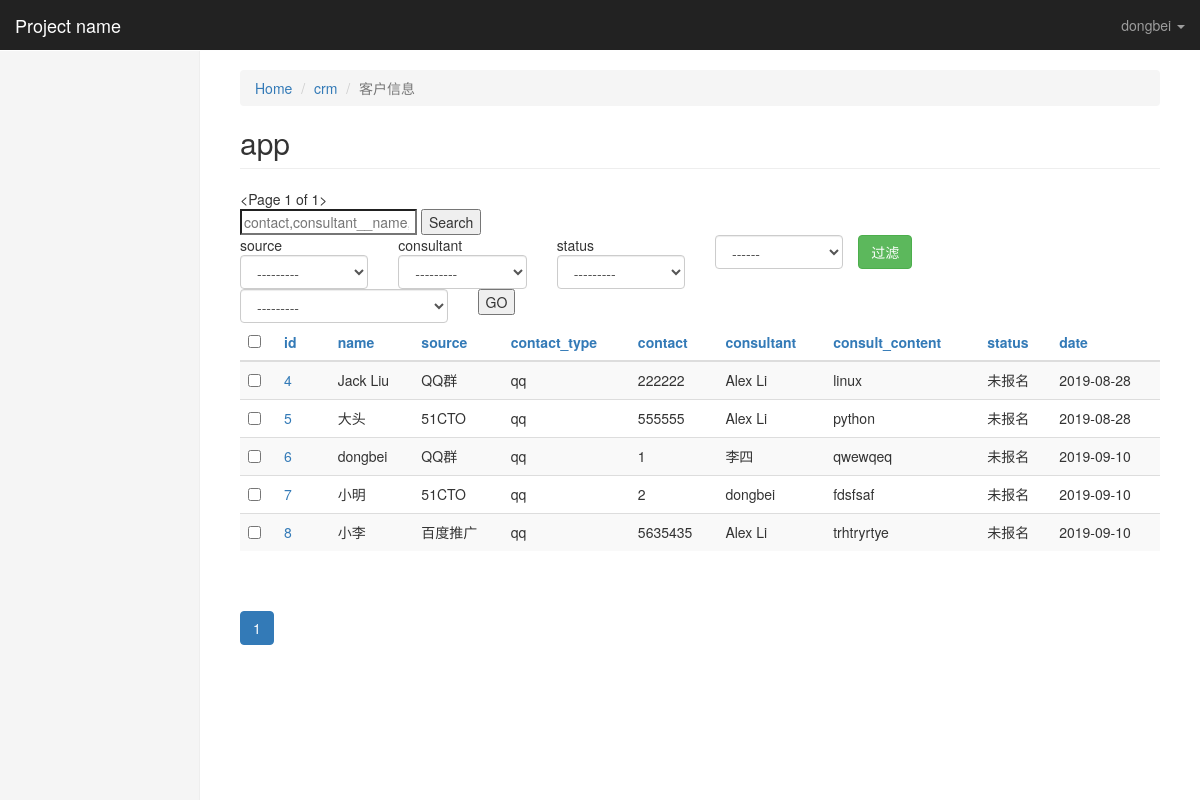
The app's page /kingadmin/crm/customerinfo/?_o=0 (signed in) with its own data.
### crm/models.py (models this page shows, shortened)
class CustomerInfo(models.Model):
    name = models.CharField(max_length=64,default=None)
    contact_type_choices = ((0,'qq'),(1,'微信'),(2,'手机'))
    contact_type = models.SmallIntegerField(choices=contact_type_choices,default=0)
    contact = models.CharField(max_length=64,unique=True)
    source_choices = ((0,'QQ群'),
                      (1,'51CTO'),
                      (2,'百度推广'),
                      (3,'知乎'),
                      (4,'转介绍'),
                      (5,'其它'),
                      )
    source = models.SmallIntegerField(choices=source_choices)
    referral_from = models.ForeignKey("self",blank=True,null=True,verbose_name="转介绍",on_delete=models.CASCADE)
    consult_courses = models.ManyToManyField("Course",verbose_name="咨询课程")
    consult_content = models.TextField(verbose_name="咨询内容")
    status_choices = ((0,'未报名'),(1,'已报名'),(2,'已退学'))
    status = models.SmallIntegerField(choices=status_choices)
    consultant = models.ForeignKey("UserProfile",verbose_name="课程顾问",on_delete=models.CASCADE)
    date = models.DateField(auto_now_add=True)
    class Meta:
        verbose_name="客户信息"
        verbose_name_plural="客户信息"

class UserProfile(models.Model):
    user = models.OneToOneField(User,on_delete=models.CASCADE)
    name = models.CharField(max_length=64,verbose_name="姓名")
    role = models.ManyToManyField("Role",blank=True,null=True)
    def __str__(self): #__unicode__
        return self.name

### kingadmin/views.py (the view, shortened to what this page needs)
# urls.py: url(r'^(\w+)/(\w+)/$', views.table_obj_list, name="table_obj_list"),
@login_required
def table_obj_list(request,app_name,model_name):
    admin_class = site.enabled_admins[app_name][model_name]
    querysets = admin_class.model.objects.all().order_by('-id')
    querysets,filter_condtions  = get_filter_result(request,querysets)
    admin_class.filter_condtions = filter_condtions
    querysets = get_serached_result(request,querysets,admin_class)
    admin_class.search_key = request.GET.get('_q','')
    querysets,sorted_column = get_orderby_result(request,querysets,admin_class)
    paginator = Paginator(querysets, admin_class.list_per_page) # Show 25 contacts per page
    page = request.GET.get('_page')
    try:
        querysets = paginator.page(page)
    except PageNotAnInteger:
        querysets = paginator.page(1)
    except EmptyPage:
        querysets = paginator.page(paginator.num_pages)
    print(request.GET)
    return render(request,'kingadmin/table_obj_list.html', locals())

### kingadmin/templatetags/kingadmin_tags.py (called while the page is built)
@register.simple_tag
def  build_table_row(obj,admin_class):
    ele = ""
    if admin_class.list_display:
        for index,column_name in enumerate(admin_class.list_display):
            column_obj = admin_class.model._meta.get_field(column_name)
            if column_obj.choices: #get_xxx_display
                column_data = getattr(obj,'get_%s_display'% column_name)()
            else:
                column_data = getattr(obj,column_name)
            td_ele = "<td>%s</td>" % column_data
            if index == 0:
                td_ele = "<td><a href='%s/change/'>%s</a></td>"% (obj.id,column_data)
            ele += td_ele
    else:
        td_ele = "<td><a href='%s/change/'>%s</a></td>" % (obj.id,obj)
        ele += td_ele
    return mark_safe(ele)

@register.simple_tag
def get_sorted_column(column,sorted_column,forloop):
    if column in sorted_column:#这一列被排序了,
        last_sort_index = sorted_column[column]
        if last_sort_index.startswith('-'):
            this_time_sort_index = last_sort_index.strip('-')
        else:
            this_time_sort_index = '-%s' % last_sort_index
        return this_time_sort_index
    else:
        return forloop

@register.simple_tag
def render_filtered_args(admin_class,render_html=True):
    if admin_class.filter_condtions:
        ele = ''
        for k,v in admin_class.filter_condtions.items():
            ele += '&%s=%s' %(k,v)
        if render_html:
            return mark_safe(ele)
        else:
            return ele
    else:
        return ''

@register.simple_tag
def render_sorted_arrow(column,sorted_column):
    if column in sorted_column:  # 这一列被排序了,
        last_sort_index = sorted_column[column]
        if last_sort_index.startswith('-'):
            arrow_direction = 'bottom'
        else:
            arrow_direction = 'top'
        ele = '''<span class="glyphicon glyphicon-triangle-%s" aria-hidden="true"></span>''' % arrow_direction
        return mark_safe(ele)
    return ''

@register.simple_tag
def get_current_sorted_column_index(sorted_column):
    return list(sorted_column.values())[0] if sorted_column else ''

@register.simple_tag
def get_model_verbose_name(admin_class):
    return admin_class.model._meta.verbose_name

### kingadmin/templates/kingadmin/table_obj_list.html (shortened to what this page needs)
{% extends 'kingadmin/index.html' %}
{% load kingadmin_tags %}
{% block  right-content-container %}
    <ol class="breadcrumb">
      <li><a href="/kingadmin/">Home</a></li>
      <li><a href="/kingadmin/{{ app_name }}">{{ app_name }}</a></li>
      <li class="active">{% get_model_verbose_name admin_class %}</li>
    </ol>
<h2 class="page-header">app</h2>
<div>
        {{ querysets }}
        <form>
            <input type="search" placeholder="{% for s in admin_class.search_fields %}{{ s }},{% endfor %}" name="_q" value="{{ admin_class.search_key }}">
            <input type="submit" value="Search">
        </form>
        <div class="row">
            {% if  admin_class.list_filter %}
            <form >
                {% for filter_column in admin_class.list_filter %}
                   {% build_filter_ele filter_column admin_class %}
                {% endfor %}
                <input class="btn btn-success" type="submit" value="过滤">
            </form>
            {% endif %}
        </div>
        <form onsubmit="return ActionCheck(this)" method="post">{% csrf_token %}
            <div class="row">
                <div class="col-lg-3">
                    <select class="form-control" name="action" >
                            <option value="">---------</option>
                    </select>
                </div>
                <div class="col-lg-2">
                    <input type="submit" value="GO">
                </div>
            </div>
        </form>
        <table class="table table-striped">
            <thead>
                <tr>
                    {% if admin_class.list_display %}
                        <th><input type="checkbox" onclick="SelectAllObjs(this)"></th>
                        {% for column in admin_class.list_display %}
                            <th><a href="?_o={% get_sorted_column column sorted_column forloop.counter0 %}{% render_filtered_args admin_class%}">
                                {{ column }}
                                {% render_sorted_arrow column  sorted_column %}
                            </a></th>
                        {% endfor %}
                    {% else %}
                        <th>{% get_model_name admin_class %}</th>
                    {% endif %}
                </tr>
            </thead>
            <tbody>
                {% for obj in querysets %}
                    <tr>
                        <td><input row-select="true"  type="checkbox" value="{{ obj.id }}"></td>
                        {%  build_table_row obj admin_class %}
                    </tr>
                {% endfor %}
            </tbody>
        </table>
        <div class="pagination">
            {% render_paginator querysets admin_class sorted_column %}
        </div>
</div>
{% endblock %}

### kingadmin/templates/kingadmin/index.html (shortened to what this page needs)
{% extends 'base.html' %}
{% block body %}
<nav class="navbar navbar-inverse navbar-fixed-top">
  <div class="container-fluid">
    <div class="navbar-header">
      <a class="navbar-brand" href="#">{% block pro_name %}Project name{% endblock %}</a>
    </div>
    <div id="navbar" class="navbar-collapse collapse">
      <ul class="nav navbar-nav navbar-right">
        <li class="dropdown ">
          <a href="#" class="dropdown-toggle" data-toggle="dropdown" role="button" >{{ request.user }} <span class="caret"></span></a>
        </li>
      </ul>
    </div>
  </div>
</nav>
<div class="container-fluid">
  <div class="row">
    <div class="col-sm-3 col-md-2 sidebar">
    </div>
    <div class="col-sm-9 col-sm-offset-3 col-md-10 col-md-offset-2 main">
      {% block  right-content-container %}{% endblock %}
    </div>
  </div>
</div>
{% endblock %}

### statics/css/dashboard.css (style rules this page uses)
body { padding-top: 50px; }
.navbar-fixed-top { border: 0; }
.sidebar { display: none; }
@media (min-width: 768px) { .sidebar { position: fixed; top: 51px; bottom: 0; left: 0; z-index: 1000; display: block; padding: 20px; overflow-x: hidden; overflow-y: auto; background-color: #f5f5f5; border-right: 1px solid #eee; } }
.main { padding: 20px; }
@media (min-width: 768px) { .main { padding-right: 40px; padding-left: 40px; } }
.main .page-header { margin-top: 0; }

### records on screen
CustomerInfo: id+name+source "4 Jack Liu QQ群 qq 222222 Alex Li linux 未报名 2019-08-28"
CustomerInfo: id+name+source "5 大头 51CTO qq 555555 Alex Li python 未报名 2019-08-28"
CustomerInfo: id+name+source "6 dongbei QQ群 qq 1 李四 qwewqeq 未报名 2019-09-10"
CustomerInfo: id+name+source "7 小明 51CTO qq 2 dongbei fdsfsaf 未报名 2019-09-10"
CustomerInfo: id+name+source "8 小李 百度推广 qq 5635435 Alex Li trhtryrtye 未报名 2019-09-10"

### other values on screen
{{ request.user }} "dongbei"
{{ app_name }} "crm"
{{ querysets }} "<Page 1 of 1>"
{{ column }} "id" "name" "source" "contact_type" "contact" "consultant" "consult_content" "status" "date"
